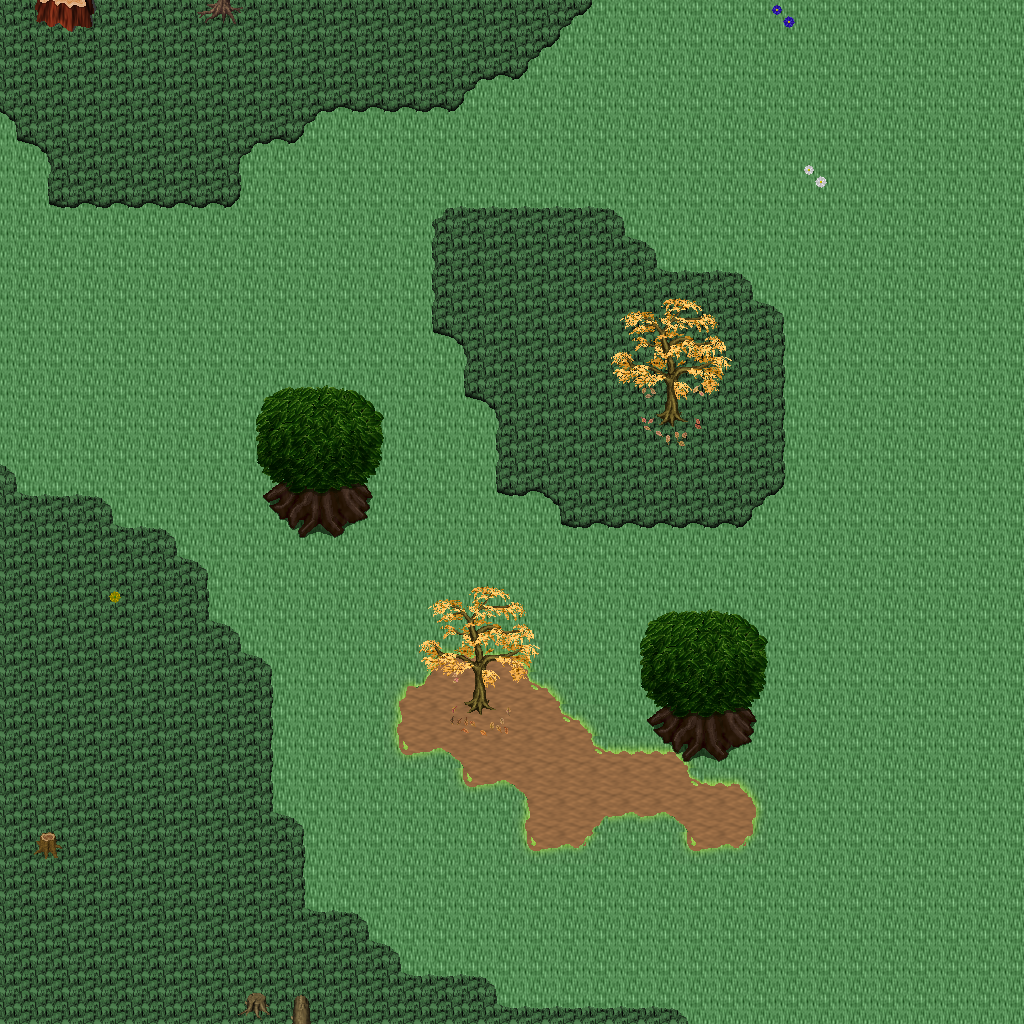

This is a level from a 2D game, rendered from its Tiled map with the project's own tilesets. A one-line summary and the map file follow, with tile-layer data summarised:
An orthogonal 32x32 tile map with 32x32 px tiles, 5 tile layers (Ground, Objects, Objects2, Above, ...), 1 hidden layer not drawn, 18 tilesets.

<map version="1.10" tiledversion="1.11.0" orientation="orthogonal" renderorder="right-down" width="32" height="32" tilewidth="32" tileheight="32" infinite="0" nextlayerid="11" nextobjectid="1">
 <tileset firstgid="1" name="logic_collision" tilewidth="32" tileheight="32" tilecount="1" columns="1">
  <image source="../drawable/logic_collision.png" width="32" height="32" />
 </tileset>
 <tileset firstgid="2" name="ground_ground" tilewidth="32" tileheight="32" tilecount="33" columns="3">
  <image source="../drawable/ground_ground.png" width="96" height="352" />
 </tileset>
 <tileset firstgid="35" name="ground_grass_corners" tilewidth="32" tileheight="32" tilecount="24" columns="6">
  <image source="../drawable/ground_grass_corners.png" width="192" height="128" />
 </tileset>
 <tileset firstgid="59" name="ground_grass_edges" tilewidth="32" tileheight="32" tilecount="36" columns="12">
  <image source="../drawable/ground_grass_edges.png" width="384" height="96" />
 </tileset>
 <tileset firstgid="95" name="ground_grass_2" tilewidth="32" tileheight="32" tilecount="21" columns="3">
  <image source="../drawable/ground_grass_2.png" width="96" height="224" />
 </tileset>
 <tileset firstgid="116" name="plant_leaves" tilewidth="32" tileheight="32" tilecount="8" columns="4">
  <image source="../drawable/plant_leaves.png" width="128" height="64" />
 </tileset>
 <tileset firstgid="124" name="plant_tree_tree_darkgreen" tilewidth="32" tileheight="32" tilecount="88" columns="8">
  <image source="../drawable/plant_tree_tree_darkgreen.png" width="256" height="352" />
 </tileset>
 <tileset firstgid="212" name="plant_tree_fall_trees" tilewidth="32" tileheight="32" tilecount="40" columns="8">
  <image source="../drawable/plant_tree_fall_trees.png" width="256" height="160" />
 </tileset>
 <tileset firstgid="252" name="plant_tree_pine_tree" tilewidth="32" tileheight="32" tilecount="20" columns="4">
  <image source="../drawable/plant_tree_pine_tree.png" width="128" height="160" />
 </tileset>
 <tileset firstgid="272" name="plant_stump_hollow_logs" tilewidth="32" tileheight="32" tilecount="6" columns="3">
  <image source="../drawable/plant_stump_hollow_logs.png" width="96" height="64" />
 </tileset>
 <tileset firstgid="278" name="plant_stump_small_stump" tilewidth="32" tileheight="32" tilecount="4" columns="2">
  <image source="../drawable/plant_stump_small_stump.png" width="64" height="64" />
 </tileset>
 <tileset firstgid="282" name="plant_stump_stump_pale_purple" tilewidth="32" tileheight="32" tilecount="4" columns="2">
  <image source="../drawable/plant_stump_stump_pale_purple.png" width="64" height="64" />
 </tileset>
 <tileset firstgid="286" name="plant_flower_daisy_blue" tilewidth="32" tileheight="32" tilecount="8" columns="2">
  <image source="../drawable/plant_flower_daisy_blue.png" width="64" height="128" />
 </tileset>
 <tileset firstgid="294" name="plant_flower_daisy_red" tilewidth="32" tileheight="32" tilecount="8" columns="2">
  <image source="../drawable/plant_flower_daisy_red.png" width="64" height="128" />
 </tileset>
 <tileset firstgid="302" name="plant_flower_daisy_white" tilewidth="32" tileheight="32" tilecount="8" columns="2">
  <image source="../drawable/plant_flower_daisy_white.png" width="64" height="128" />
 </tileset>
 <tileset firstgid="310" name="plant_flower_daisy_yellow" tilewidth="32" tileheight="32" tilecount="8" columns="2">
  <image source="../drawable/plant_flower_daisy_yellow.png" width="64" height="128" />
 </tileset>
 <tileset firstgid="318" name="logic_creature_ent" tilewidth="32" tileheight="32" tilecount="4" columns="4">
  <image source="../drawable/logic_creature_ent.png" width="128" height="32" />
 </tileset>
 <tileset firstgid="322" name="logic_creature_animal" tilewidth="32" tileheight="32" tilecount="32" columns="8">
  <image source="../drawable/logic_creature_animal.png" width="256" height="128" />
 </tileset>
 <layer id="1" name="Ground" width="32" height="32">
  <data>[1024 cells, 1024 non-empty, 3 distinct tile ids]</data>
 </layer>
 <layer id="2" name="Objects" width="32" height="32">
  <data>[1024 cells, 168 non-empty, 44 distinct tile ids]</data>
 </layer>
 <layer id="3" name="Objects2" width="32" height="32">
  <data>[1024 cells, 15 non-empty, 15 distinct tile ids]</data>
 </layer>
 <layer id="4" name="Above" width="32" height="32">
  <data>[1024 cells, 56 non-empty, 28 distinct tile ids]</data>
 </layer>
 <layer id="5" name="Above2" width="32" height="32">
  <data>[1024 cells, 0 non-empty, 0 distinct tile ids]</data>
 </layer>
 <layer id="6" name="Walkable" width="32" height="32" visible="0">
  <data>[1024 cells, 24 non-empty, 1 distinct tile ids]</data>
 </layer>
 <objectgroup id="7" name="Mapevents" />
 <objectgroup id="8" name="Spawn" />
 <objectgroup id="9" name="Keys" />
 <objectgroup id="10" name="Replace" />
</map>
